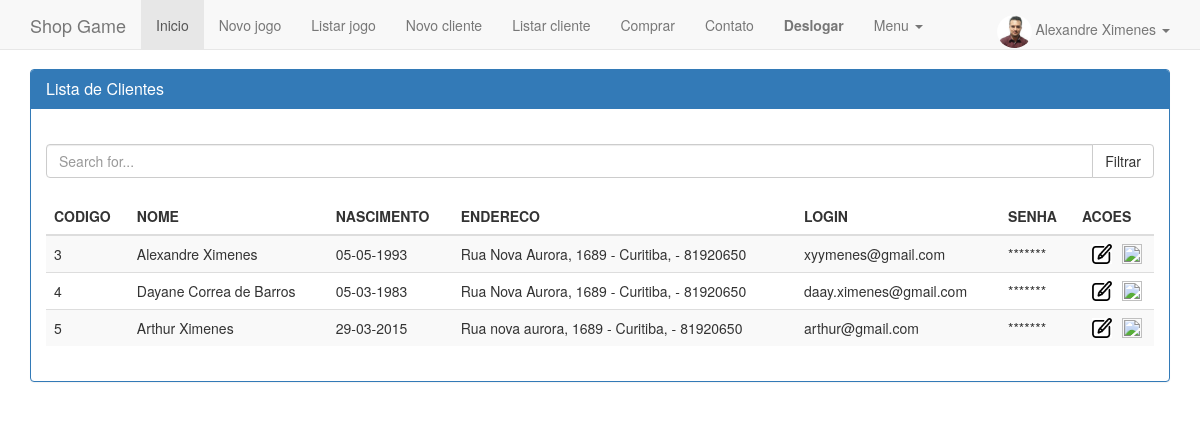
The page /listaCliente.php (signed in) on the database its author committed.
### tables this page shows
CREATE TABLE `cliente` (
  `codigo` int(11) NOT NULL AUTO_INCREMENT,
  `nome` varchar(300) DEFAULT NULL,
  `nascimento` date DEFAULT NULL,
  `endereco` varchar(200) DEFAULT NULL,
  `numero` int(11) DEFAULT NULL,
  `cep` varchar(10) DEFAULT NULL,
  `cidade` varchar(100) DEFAULT NULL,
  `estado` char(2) DEFAULT NULL,
  `login` varchar(100) DEFAULT NULL,
  `senha` varchar(10) DEFAULT NULL,
  `imagem` varchar(100) DEFAULT 'img/nao-disponivel.jpg',
  PRIMARY KEY (`codigo`),
  KEY `nome` (`nome`)
);

### usuario.php (called while the page is built, shortened)
<?php include 'conecta.php';
function buscaUsuario2($conexao, $codigo){
	$cod = addslashes($codigo);
	$query = "select codigo, nome, login, imagem from cliente where codigo = {$cod}";
	$resultado = mysqli_query($conexao, $query);
	return mysqli_fetch_assoc($resultado);
}
function usuarioEstaLogado() {
	return isset ( $_SESSION ['usuario'] );
}
?>

### banco-cliente.php (called while the page is built, shortened)
<?php require_once 'conecta.php';
function listaCliente($conexao) {
	$clientes = array ();
	$query = "select * from cliente";
	$resultado = mysqli_query ( $conexao, $query );
	while ( $cliente = mysqli_fetch_assoc ( $resultado ) ) {
		array_push ( $clientes, $cliente );
	}
	return $clientes;
}

### listaCliente.php (the view, shortened to what this page needs)
<?php
include ("cabecalho.php");
include ("banco-cliente.php");
	?>
<?php
if (count ( $_POST == 0 )) {
	$clientes = listaCliente ( $conexao );
}
?>
<div class="container">
	<div class="panel panel-primary">
		<div class="panel-heading">
			<h3 class="panel-title">Lista de Clientes</h3>
		</div>
		<div class="panel-body">
			<br>
			<div class="input-group">
				<input class="form-control" placeholder="Search for..."> <span
					class="input-group-btn">
					<button class="btn btn-default" type="button">Filtrar</button>
				</span>
			</div>
			<br>
			<div id="formulario">
				<table class="table table-striped">
					<thead style="font-weight: bold;">
						<th>CODIGO</th>
						<th>NOME</th>
						<th>NASCIMENTO</th>
						<th>ENDERECO</th>
						<th>LOGIN</th>
						<th>SENHA</th>
						<th>ACOES</th>
					</thead>
			<?php
			foreach ( $clientes as $jogo ) :
				?>
			<tr>
						<td><?= $jogo['codigo'] ?></td>
						<td><?= $jogo['nome'] ?></td>
						<td><?= date('d-m-Y', strtotime($jogo['nascimento']))?></td>
						<td><?= $jogo['endereco'] .", ". $jogo ['numero'] ." - ". $jogo ['cidade'].", ". $jogo ['estado'] ." - ". $jogo ['cep']?></td>
						<td><?= $jogo['login'] ?></td>
						<td><?php for($i=0; $i < strlen($jogo['senha']); $i++){echo "*";} ?></td>
						<td width="80">
							<form action="cadastroCliente.php" method="POST">
									value="<?= $jogo['codigo']?>"> <input class="icon"
									type="image" src="img/icon/editar.jpg">
							</form>
							<form action="listaCliente.php" method="POST">
									value="<?= $jogo['codigo']?>"> <input class="icon"
									type="image" src="img/icon/remover.jpg">
							</form>
						</td>
					</tr>
			<?php endforeach;?>
		</table>
			</div>
		</div>
	</div>
<?php include("rodape.php");?>
<?php require_once("rodape.php");?>

### cabecalho.php (shortened to what this page needs)
<!DOCTYPE html>
<html lang="en"><head><meta http-equiv="Content-Type" content="text/html; charset=UTF-8">
  <link href="css/estilo.css" rel="stylesheet">
    <link href="css/bootstrap.min.css" rel="stylesheet">
    <link href="css/ie10-viewport-bug-workaround.css" rel="stylesheet">
    <link href="css/navbar-static-top.css" rel="stylesheet">
  </head>
  <body>
    <nav class="navbar navbar-default navbar-static-top" style="height: 10px;">
      <div class="container">
        <div class="navbar-header">
          <a class="navbar-brand">Shop Game</a>
        </div>
        <div id="navbar" class="navbar-collapse collapse">
          <ul class="nav navbar-nav">
            <li class="active"><a href="index.php">Inicio</a></li>
            <li><a href="cadastrarJogo.php">Novo jogo</a></li>
              <li><a href="listaJogo.php">Listar jogo</a></li>
            <li><a href="cadastroCliente.php">Novo cliente</a></li>
            <li><a href="listaCliente.php">Listar cliente</a></li>
                  <li><a href="telaCarrinho.php">Comprar</a></li>
                   <li><a href="formulario-enviaemail.php">Contato</a></li>
                    <?php
                    require_once 'usuario.php';
                    if(usuarioEstaLogado()):?>
                    	  <li><a href="login.php?logout="<?=$_SESSION['usuario']['nome']?>"><strong>Deslogar</strong></a></li>
                    <?php else: ?>
                    <li><a href="login.php">Login</a></li>
                    <?php endif; ?>
            <li class="dropdown">
              <a href="#" class="dropdown-toggle" data-toggle="dropdown" role="button" aria-haspopup="true" aria-expanded="false">Menu <span class="caret"></span></a>
            </li>
          </ul>
          <ul class="nav navbar-nav navbar-right">
           <li class="dropdown" >
           	<a href="#" style="height: 50px;class="dropdown-toggle" data-toggle="dropdown" role="button" aria-haspopup="true" aria-expanded="false">
			<?php
                    	if(usuarioEstaLogado()):
                    		$usuario =  buscaUsuario2($conexao, $_SESSION['usuario']['codigo']);?>
                    		<img style="width: 35px; padding:0; margin:0; border-radius: 50%" src="<?=$usuario['imagem'] ?>">
                    	<?php 	echo $usuario['nome']; ?>
			 <span class="caret"></span></a>
	                    	<?php endif; ?>
	              </li>
              </ul>
        </div>
      </div>
    </nav>

### css/estilo.css (style rules this page uses)
.icon { width: 20px; height: 20px; margin-left: 10px; float: left; }

### css/navbar-static-top.css (style rules this page uses)
body { min-height: 2000px; }
.navbar-static-top { margin-bottom: 19px; }

### rows shown on the page
cliente: imagem (picture), nome "Alexandre Ximenes", codigo "3", nascimento "05-05-1993", endereco "Rua Nova Aurora", numero "1689", cidade "Curitiba", cep "81920650", login "xyymenes@gmail.com"
cliente: codigo "4", nome "Dayane Correa de Barros", nascimento "05-03-1983", endereco "Rua Nova Aurora", numero "1689", cidade "Curitiba", cep "81920650", login "daay.ximenes@gmail.com"
cliente: codigo "5", nome "Arthur Ximenes", nascimento "29-03-2015", endereco "Rua nova aurora", numero "1689", cidade "Curitiba", cep "81920650", login "arthur@gmail.com"
